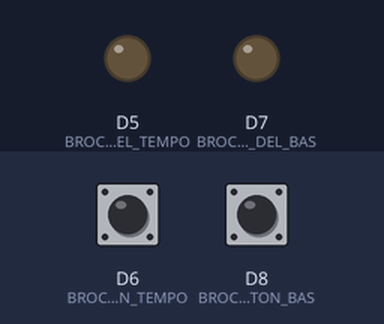
This sketch was run on a simulated Arduino Uno R4 Minima. Shown: output pins drawn as LEDs (lit = HIGH). The inputs (shaded band) are chosen by the test bench; at power-on: D6 (BROCHE_BOUTON_TEMPO) HIGH, D8 (BROCHE_BOUTON_BAS) HIGH. What the sketch prints to the serial monitor is not drawn.

Above: at 1.2 s.
1.3 s: D6 (BROCHE_BOUTON_TEMPO) pulled LOW for 0.15 s
At 1.38 s:
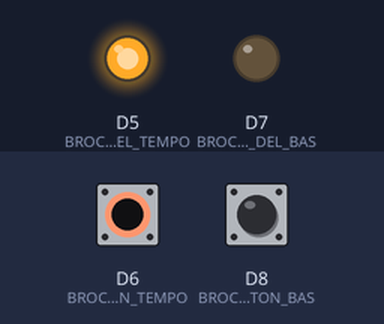
2.9 s: D8 (BROCHE_BOUTON_BAS) pulled LOW for 0.15 s
At 3.8 s:
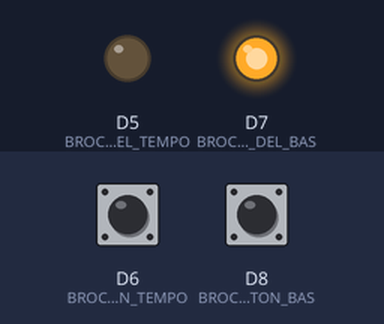
4.5 s: D6 (BROCHE_BOUTON_TEMPO) pulled LOW for 1 s
At 4.9 s:
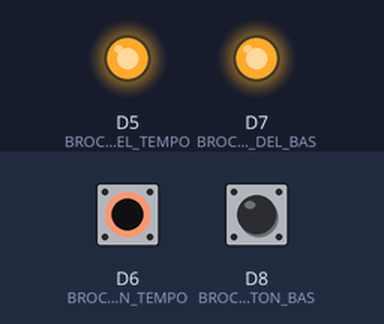
7.0 s: D6 (BROCHE_BOUTON_TEMPO) pulled LOW for 3.2 s
At 10.5 s:
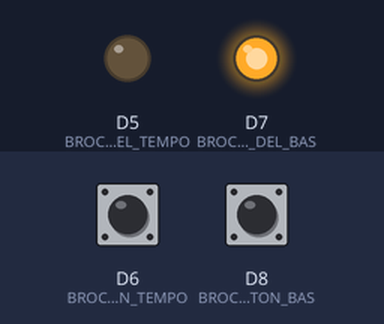
11.7 s: D8 (BROCHE_BOUTON_BAS) pulled LOW for 1 s
At 12.8 s:
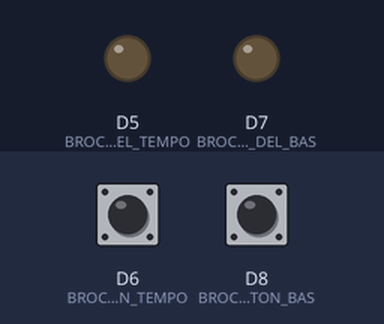
Timing chart, 0 to 14.7 s (numbered marks = the images above; inputs shaded):
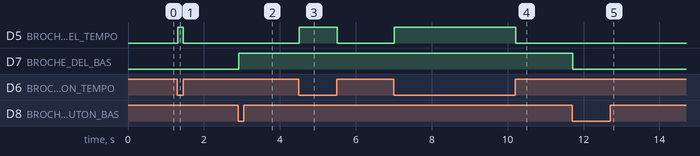

The sketch:

laboratoire_1.ino
```cpp
#include <Arduino.h>
#include <Bounce2.h>

#define BROCHE_DEL_TEMPO 5
#define BROCHE_BOUTON_TEMPO 6

#define BROCHE_DEL_BAS 7
#define BROCHE_BOUTON_BAS 8

Bounce2::Button BOUTON_TEMPO = Bounce2::Button();
Bounce2::Button BOUTON_BAS = Bounce2::Button();

bool etatDelTempo = LOW;
bool etatDelBas = LOW;

void setup()
{
    // Configuration de la DEL
    pinMode(BROCHE_DEL_TEMPO, OUTPUT);
    digitalWrite(BROCHE_DEL_TEMPO, etatDelTempo);

    // Configuration de la DEL
    pinMode(BROCHE_DEL_BAS, OUTPUT);
    digitalWrite(BROCHE_DEL_BAS, etatDelTempo);


    // Configuration du bouton
    BOUTON_TEMPO.attach(BROCHE_BOUTON_TEMPO, INPUT_PULLUP);
    BOUTON_TEMPO.setPressedState(LOW);

    // Configuration du bouton
    BOUTON_BAS.attach(BROCHE_BOUTON_BAS, INPUT_PULLUP);
    BOUTON_BAS.setPressedState(LOW);
}

void loop()
{
    BOUTON_TEMPO.update();
    BOUTON_BAS.update();

    if (BOUTON_TEMPO.isPressed())
    {
        digitalWrite(BROCHE_DEL_TEMPO, HIGH); //lumière est allumée
        Serial.print("bouton6 "); // Descripteur
        Serial.print(" "); // Espace
        Serial.print(1); // Valeur
        Serial.println(); // Saut de ligne


    }
    else
    {
        digitalWrite(BROCHE_DEL_TEMPO, LOW); //lumière est éteinte
    }

    if (BOUTON_BAS.pressed())
    {
        digitalWrite(BROCHE_DEL_BAS, HIGH);
        Serial.print("bouton8 "); // Descripteur
        Serial.print(" "); // Espace
        Serial.print(1); // Valeur
        Serial.println(); // Saut de ligne

        if ( etatDelBas == 0 ) {
            etatDelBas = 1;
        } else {
            etatDelBas = 0;
        }


    }
    digitalWrite(BROCHE_DEL_BAS, etatDelBas);

}


 
```

Measured:
- after the input at 1.3 s, D5 (BROCHE_DEL_TEMPO): LOW → HIGH at once, → LOW 0.15 s later
- after the input at 2.9 s, D7 (BROCHE_DEL_BAS): LOW → HIGH at once
- after the input at 4.5 s, D5 (BROCHE_DEL_TEMPO): LOW → HIGH at once, → LOW 1.0 s later
- after the input at 7.0 s, D5 (BROCHE_DEL_TEMPO): LOW → HIGH at once, → LOW 3.2 s later
- after the input at 11.7 s, D7 (BROCHE_DEL_BAS): HIGH → LOW at once
